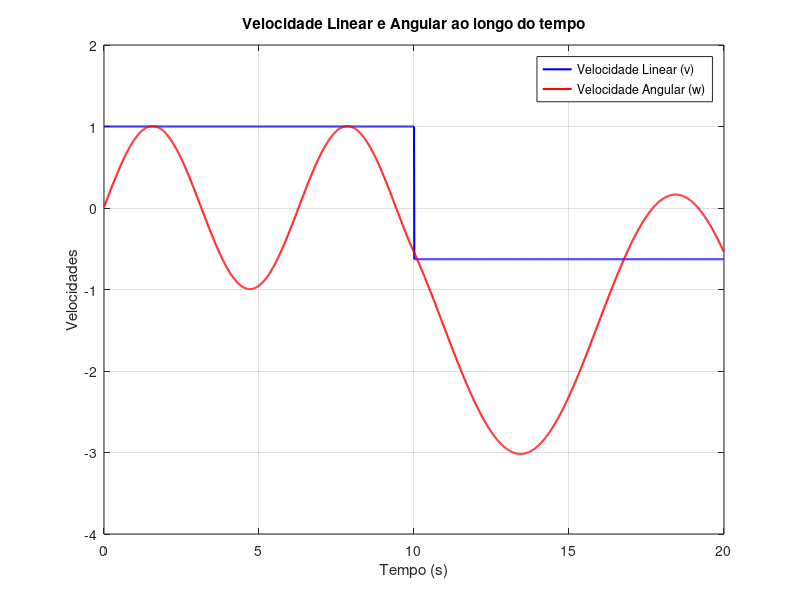
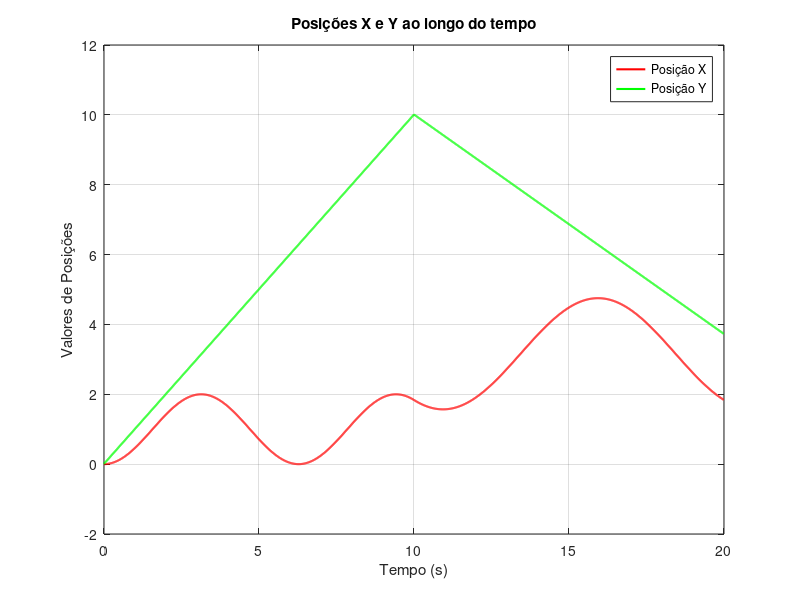
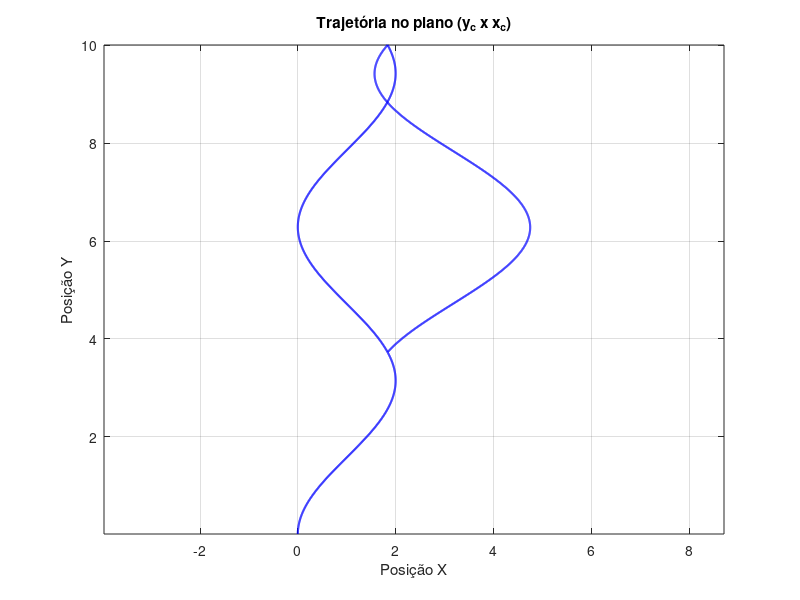

Source code (MATLAB) for these figures, in order:
% Limpa todas as variáveis da memória
clear all;


% Fecha todos os gráficos abertos
close all;

% Carregar os dados do arquivo
data = dlmread('resultados.txt', ',', 1, 0); % Pula a primeira linha do cabeçalho

% Extrair colunas específicas de acordo com seus dados
t = data(:, 1);         % Tempo
v_linear = data(:, 2);  % VelLinear (v)
v_angular = data(:, 3); % VelAngular (w)
x_c = data(:, 4);       % Posição X (x)
y_c = data(:, 5);       % Posição Y (y)

% Plotar Velocidade Linear e Angular em função do tempo
figure;
plot(t, v_linear, '-b', 'LineWidth', 1.5, 'DisplayName', 'Velocidade Linear (v)');
hold on;
plot(t, v_angular, '-r', 'LineWidth', 1.5, 'DisplayName', 'Velocidade Angular (w)');
xlabel('Tempo (s)');
ylabel('Velocidades');
legend;
title('Velocidade Linear e Angular ao longo do tempo');
grid on;
hold off;

% Plotar Posições X e Y ao longo do tempo
figure;
plot(t, x_c, '-r', 'LineWidth', 1.5, 'DisplayName', 'Posição X');
hold on;
plot(t, y_c, '-g', 'LineWidth', 1.5, 'DisplayName', 'Posição Y');
xlabel('Tempo (s)');
ylabel('Valores de Posições');
legend;
title('Posições X e Y ao longo do tempo');
grid on;
hold off;

% Plotar a Trajetória no plano (y_c x x_c)
figure;
plot(x_c, y_c, '-b', 'LineWidth', 1.5);
xlabel('Posição X');
ylabel('Posição Y');
title('Trajetória no plano (y_c x x_c)');
grid on;
axis equal;
